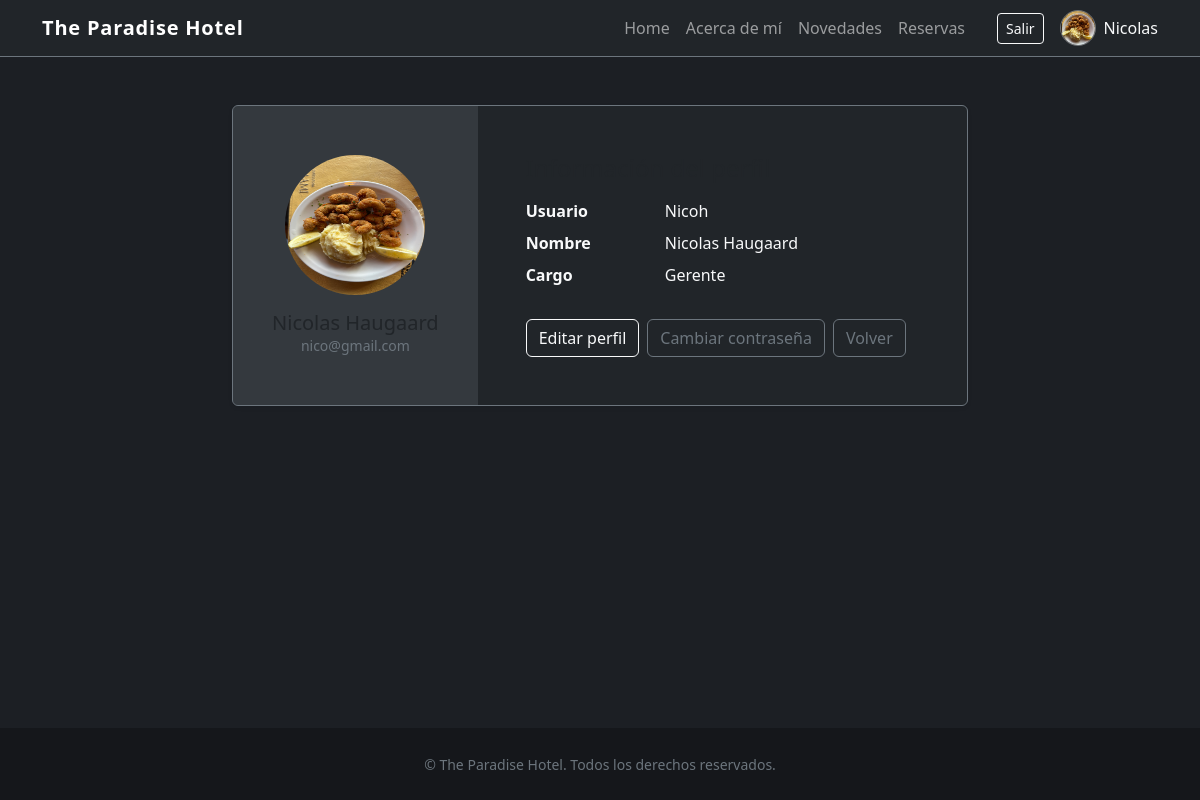
The page /accounts/perfil/ (signed in) on the database its author committed.
### Cuentas/models.py (models this page shows, shortened)
class Perfil(models.Model):
    user = models.OneToOneField(
        settings.AUTH_USER_MODEL,
        on_delete=models.CASCADE,
        related_name="perfil",
    )
    avatar = models.ImageField(upload_to=avatar_upload_to, blank=True, null=True)
    cargo = models.CharField(max_length=100, blank=True)
    actualizado = models.DateTimeField(auto_now=True)
    class Meta:
        verbose_name = "perfil"
        verbose_name_plural = "perfiles"
    def avatar_url(self):
        if self.avatar:
            return self.avatar.url
        nombre = self.user.get_full_name() or self.user.get_username()
        return "https://ui-avatars.com/api/?background=262b33&color=f8f9fa&name=" + quote_plus(nombre)

### Cuentas/views.py (the view)
# urls.py: path("accounts/perfil/", PerfilView.as_view(), name="perfil"),
class PerfilView(LoginRequiredMixin, TemplateView):
    template_name = "cuentas/perfil.html"
    def get_context_data(self, **kwargs):
        context = super().get_context_data(**kwargs)
        perfil, _ = Perfil.objects.get_or_create(user=self.request.user)
        context["perfil"] = perfil
        return context

### Cuentas/context_processors.py (called while the page is built)
def perfil_actual(request):
    if not request.user.is_authenticated:
        return {}
    perfil, _ = Perfil.objects.get_or_create(user=request.user)
    return {"perfil_actual": perfil}

### Cuentas/templates/cuentas/perfil.html (shortened to what this page needs)
{% extends "base.html" %}
{% block content %}
<section class="row justify-content-center">
    <div class="col-xl-8">
        <div class="card bg-dark border-secondary shadow-sm overflow-hidden">
            <div class="row g-0">
                <div class="col-md-4 bg-secondary bg-opacity-25 d-flex align-items-center justify-content-center">
                    <div class="text-center p-4">
                        <img src="{{ perfil.avatar_url }}" alt="Avatar de {{ request.user.username }}" class="rounded-circle mb-3" width="140" height="140">
                        <h2 class="h5 mb-0">{{ request.user.get_full_name|default:request.user.username }}</h2>
                        <p class="text-secondary small mb-0">{{ request.user.email }}</p>
                    </div>
                </div>
                <div class="col-md-8">
                    <div class="card-body p-4 p-xl-5">
                        <h1 class="h4 mb-3">Información del perfil</h1>
                        <dl class="row mb-0">
                            <dt class="col-sm-4 text-light">Usuario</dt>
                            <dd class="col-sm-8 text-light">{{ request.user.username }}</dd>
                            <dt class="col-sm-4 text-light">Nombre</dt>
                            <dd class="col-sm-8 text-light">{{ request.user.get_full_name|default:"No especificado" }}</dd>
                            <dt class="col-sm-4 text-light">Cargo</dt>
                            <dd class="col-sm-8 text-light">{{ perfil.cargo|default:"No especificado" }}</dd>
                        </dl>
                        <div class="d-flex flex-wrap gap-2 mt-4">
                            <a href="{% url 'cuentas:editar_perfil' %}" class="btn btn-outline-light">Editar perfil</a>
                            <a href="{% url 'cuentas:password_cambiar' %}" class="btn btn-outline-secondary">Cambiar contraseña</a>
                            <a href="{% url 'home' %}" class="btn btn-outline-secondary">Volver</a>
                        </div>
                    </div>
                </div>
            </div>
        </div>
    </div>
</section>
{% endblock %}

### HotelApp/Templates/base.html (shortened to what this page needs)
<!DOCTYPE html>
<html lang="es">
<head>
    <link href="https://cdn.jsdelivr.net/npm/bootstrap@5.3.0/dist/css/bootstrap.min.css" rel="stylesheet">
</head>
<body class="d-flex flex-column min-vh-100">
    <header class="border-bottom border-secondary">
        <nav class="navbar navbar-expand-lg navbar-dark bg-dark">
            <div class="container">
                <a class="navbar-brand" href="{% url 'home' %}">The Paradise Hotel</a>
                <div class="collapse navbar-collapse" id="navbarMain">
                    <ul class="navbar-nav ms-auto align-items-lg-center">
                        <li class="nav-item">
                            <a class="nav-link" href="{% url 'home' %}">Home</a>
                        </li>
                        <li class="nav-item">
                            <a class="nav-link" href="{% url 'paginas:about' %}">Acerca de mí</a>
                        </li>
                        <li class="nav-item">
                            <a class="nav-link" href="{% url 'paginas:lista' %}">Novedades</a>
                        </li>
                        <li class="nav-item">
                            <a class="nav-link" href="{% url 'lista_reservas' %}">Reservas</a>
                        </li>
                        {% if request.user.is_authenticated %}
                            <li class="nav-item ms-lg-4">
                                <div class="d-flex align-items-center gap-3">
                                    <form action="{% url 'cuentas:logout' %}" method="post" class="d-inline">
                                        <button type="submit" class="btn btn-outline-light btn-sm">Salir</button>
                                    </form>
                                    <a class="d-flex align-items-center gap-2 text-decoration-none" href="{% url 'cuentas:perfil' %}">
                                        <img src="{{ perfil_actual.avatar_url }}" alt="Avatar de {{ request.user.username }}" class="nav-avatar">
                                        <span class="text-light">{{ request.user.first_name|default:request.user.username }}</span>
                                    </a>
                                </div>
                            </li>
                        {% else %}
                            <li class="nav-item ms-lg-4 d-flex gap-2">
                                <a class="btn btn-outline-light btn-sm" href="{% url 'cuentas:login' %}">Ingresar</a>
                                <a class="btn btn-primary btn-sm" href="{% url 'cuentas:registro' %}">Registrarme</a>
                            </li>
                        {% endif %}
                    </ul>
                </div>
            </div>
        </nav>
    </header>
    <main class="container flex-grow-1 py-5">
        {% block content %}
        {% endblock %}
    </main>
    <footer class="py-4 mt-auto text-center">
        <div class="container">
            <small class="text-secondary">&copy; {{ now|date:"Y" }} The Paradise Hotel. Todos los derechos reservados.</small>
        </div>
    </footer>
</body>
</html>

### HotelApp/Templates/base.html (style rules this page uses)
body { background-color: #1c1f24; color: #f8f9fa; min-height: 100vh; display: flex; flex-direction: column; }
.navbar-brand { font-weight: 600; letter-spacing: 0.04em; }
footer { background: rgba(0, 0, 0, 0.25); }
.nav-avatar { width: 36px; height: 36px; border-radius: 50%; object-fit: cover; border: 1px solid rgba(255, 255, 255, 0.35); }

### rows shown on the page
Perfil: avatar_url (picture), cargo "Gerente"

### other values the page prints
{{ request.user.first_name|default:request.user.username }} "Nicolas"
{{ request.user.get_full_name|default:request.user.username }} "Nicolas Haugaard"
{{ request.user.email }} "nico@gmail.com"
{{ request.user.username }} "Nicoh"
{{ request.user.get_full_name|default:"No especificado" }} "Nicolas Haugaard"
